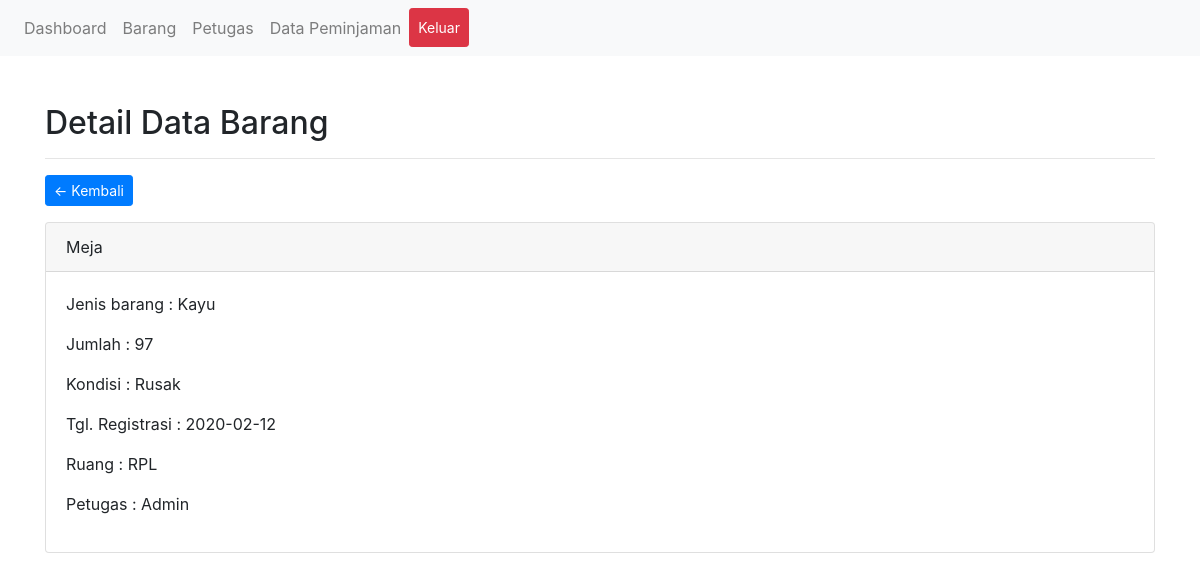
/admin/data-barang.php?p=detail-barang&id=2 (signed in), run on the app's committed database.
### tables this page shows
CREATE TABLE `barang` (
  `id_barang` int(11) NOT NULL,
  `id_user` int(11) NOT NULL,
  `jenis` varchar(30) NOT NULL,
  `jumlah` int(11) NOT NULL,
  `keterangan` text NOT NULL,
  `kondisi` varchar(20) NOT NULL,
  `nama_barang` varchar(50) NOT NULL,
  `tgl_regis` date NOT NULL DEFAULT current_timestamp(),
  `ruang` varchar(30) NOT NULL
);

CREATE TABLE `users` (
  `id_user` int(11) NOT NULL,
  `nama` varchar(50) NOT NULL,
  `username` varchar(30) NOT NULL,
  `password` varchar(100) NOT NULL,
  `id_level` enum('1','2') NOT NULL
);

### admin/includes/detail-barang.php (the view)
<div class="container mt-5">
	<h2>Detail Data Barang</h2>
	<hr>
	<a href="data-barang.php" class="btn btn-primary btn-sm float-left">&larr; Kembali</a>
	<div class="clearfix"></div>
	<?php
		$sql = $conn->query("SELECT * FROM barang INNER JOIN users WHERE id_barang = '".$_GET['id']."'");
		$data = $sql->fetch_assoc();
	?>
	<div class="card mt-3">
		<div class="card-header">
			<?= $data['nama_barang'] ?>
		</div>
		<div class="card-body">
			<p>Jenis barang : <?= $data['jenis'] ?></p>
			<p>Jumlah : <?= $data['jumlah'] ?></p>
			<p>Kondisi : <?= $data['kondisi'] ?></p>
			<p>Tgl. Registrasi : <?= $data['tgl_regis'] ?></p>
			<p>Ruang : <?= $data['ruang'] ?></p>
			<p>Petugas : <?= $data['nama'] ?></p>
		</div>
	</div>
</div>

### data on the page
barang: nama_barang "Meja", jenis "Kayu", jumlah "97", kondisi "Rusak", tgl_regis "2020-02-12", ruang "RPL"
users: nama "Admin"
